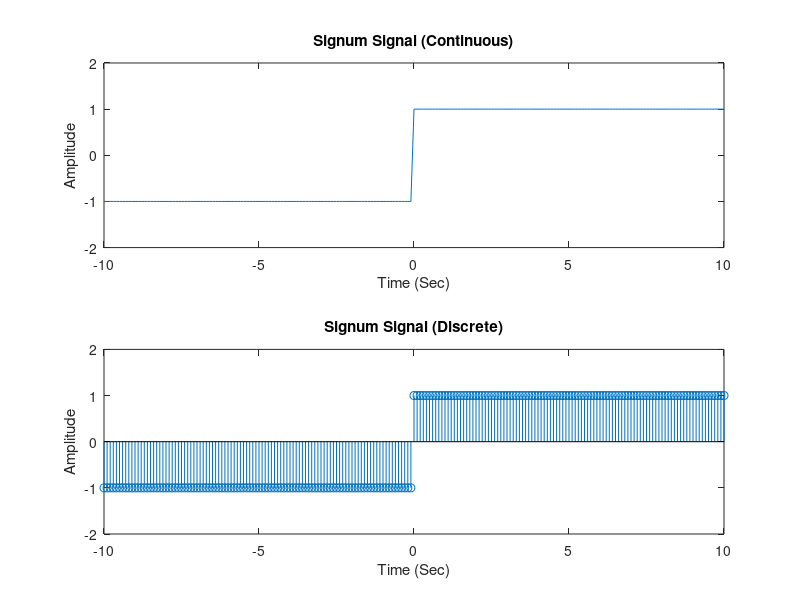

Recreate this plot in MATLAB.
%signum function

t = -10 : 0.1 : 10;
unitstep = t >= 0;
signum = 2.*unitstep - 1;

subplot(211)
plot(t, signum)
title('Signum Signal (Continuous)');
xlabel('Time (Sec)');
ylabel('Amplitude');
axis([-10 10 -2 2])

subplot(212)
stem(t, signum)
title('Signum Signal (Discrete)');
xlabel('Time (Sec)');
ylabel('Amplitude');
axis([-10 10 -2 2])
